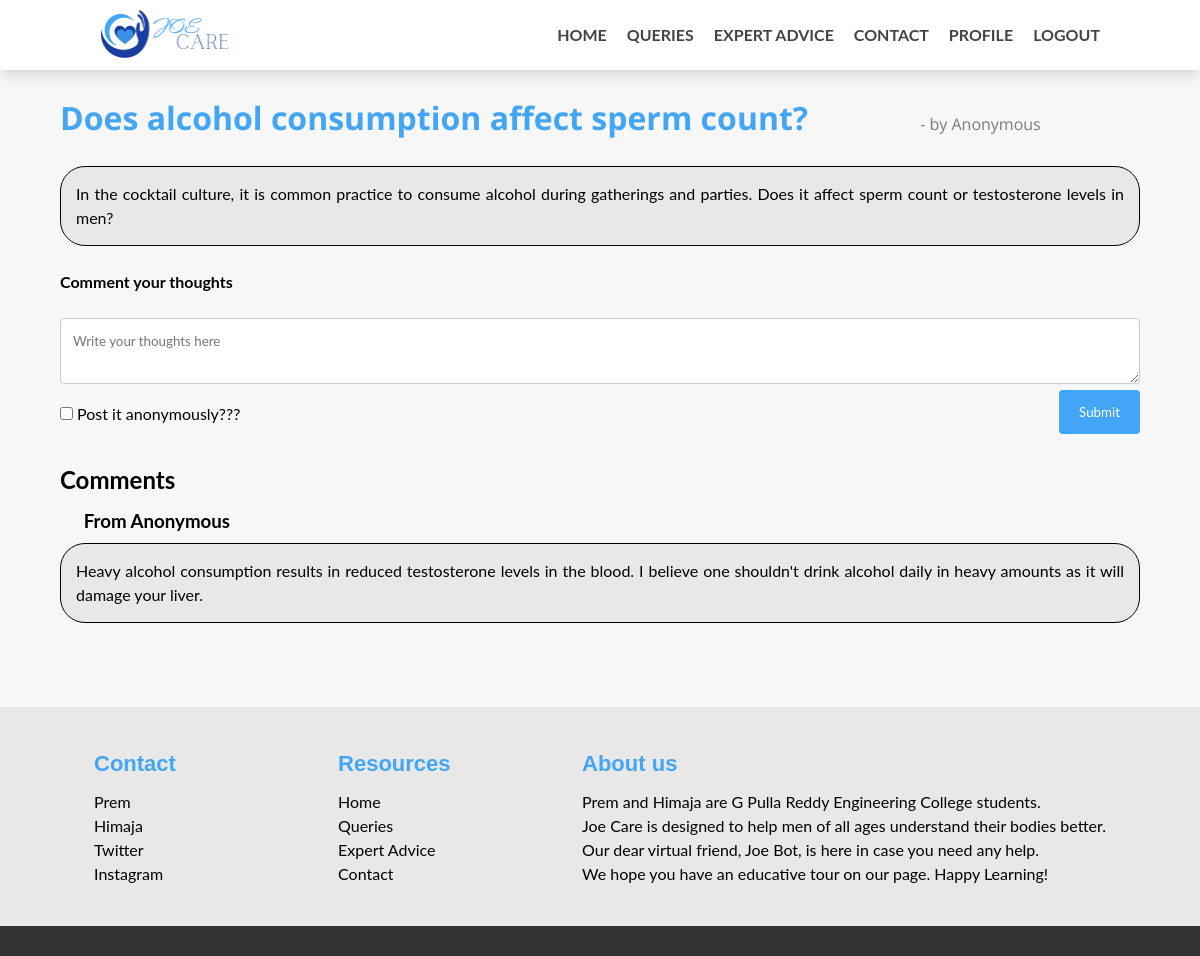
Screenshot of /querypost/51 (signed in) with the database file from the repository.
### tables this page shows
CREATE TABLE "ApprovePosts" (
	"id"	INTEGER NOT NULL UNIQUE,
	"userId"	INTEGER NOT NULL,
	"title"	TEXT NOT NULL,
	"desc"	TEXT NOT NULL,
	"anonymous"	TEXT NOT NULL,
	"name"	TEXT NOT NULL,
	"email"	TEXT NOT NULL,
	"age"	TEXT NOT NULL,
	"mod"	TEXT NOT NULL,
	"app"	TEXT NOT NULL,
	"ageres"	TEXT NOT NULL,
	PRIMARY KEY("id" AUTOINCREMENT),
	FOREIGN KEY("userId") REFERENCES "Users"("id")
);

CREATE TABLE "comments" (
	"id"	INTEGER NOT NULL UNIQUE,
	"postid"	INTEGER NOT NULL,
	"userid"	INTEGER NOT NULL,
	"user"	INTEGER NOT NULL,
	"email"	TEXT NOT NULL,
	"comment"	TEXT NOT NULL,
	"anony"	TEXT NOT NULL,
	FOREIGN KEY("userid") REFERENCES "Users"("id"),
	PRIMARY KEY("id" AUTOINCREMENT),
	FOREIGN KEY("postid") REFERENCES "ApprovePosts"("id")
);

### app.py (the view)
@app.route("/querypost/<int:postid>", methods = ['POST', 'GET'])
@login_required
def querypost(postid):
    records = Query.get_post_postid(postid)
    comments = Query.get_comments(postid)
    return render_template("querypost.html", logged = curr_user.get_user(), records = records, comments = comments)

### Query.py (called while the page is built)
    def get_post_postid(postid):
        con = sqlite3.connect("joecare.db")
        c = con.cursor()
        try:
            sql_select_query = "select * from approvePosts where id = ?;"
            c.execute(sql_select_query, (postid,))
            record = c.fetchall()
        finally:
            con.commit()
            c.close()
            con.close()
        return record

    def get_comments(postid):
        con = sqlite3.connect("joecare.db")
        c = con.cursor()
        try:
            sql_select_query = "select * from comments where postid = ?;"
            c.execute(sql_select_query, (postid,))
            record = c.fetchall()
        finally:
            con.commit()
            c.close()
            con.close()
        return record

### app.py (called while the page is built)
@login_manager.user_loader
def load_user(userid):
    return LoginUser(userid)

@app.before_request
def before_request():
    session.permanent = True
    app.permanent_session_lifetime = timedelta(minutes=20)
    session.modified = True
    g.user = current_user

    def get_user(self):
        return self.login

### templates/querypost.html (shortened to what this page needs)
<!doctype html>
<html>
<head>
	<link rel="stylesheet" href="{{url_for('static', filename = 'stylesheets/nav.css') }}" media="screen">
	<link rel="stylesheet" href="{{url_for('static', filename = 'stylesheets/footer.css') }}" media="screen">
	<link rel="stylesheet" href="{{url_for('static', filename = 'stylesheets/form.css') }}" media="screen">
</head>
<body>
	<header>
			<div class="wrapper">
				<div class="logo">
					<a href="/"><img src="{{url_for('static', filename = 'images/logo.png') }}" alt="Joe Care"></a>
				</div>
				<div class="navbar">
					<nav>
						<ul>
							<li><a href="/">Home</a></li>
							<li><a href="/query">Queries</a></li>
							<li><a href="/expert">Expert Advice</a></li>
							<li><a href="#foot">Contact</a></li>
							{% if logged == True %}
							<li><a href = "/profile">Profile</a></li>
							<li><a href = "/logout">Logout</a></li>
							{% else %}
							<li><a href = "/login">Login</a></li>
							{% endif %}
						</ul>
					</nav>
				</div>
			</div>
		</header>
	<div style="padding: 2% 5%">
	{% for record in records %}
		<div class="containerIntro">
		<h1 style="color:#42a5f5">{{record[2]}}</h1>
		{% if record[4] == "False" %}
			<p>		- by {{record[5]}}</p>
		{% else %}
			<p style="opacity: .5; margin-left: 10%">	 - by Anonymous</p>
		{% endif %}
		</div>
		<br>
		<p style="text-align: justify; background-color: #E8E8E8; width: 100%;  border-radius:25px; padding: 15px; border: 0.8px solid">{{record[3]}}</p>
	{% endfor %}
		<br>
		<p><b>Comment your thoughts</b></p>
		<br>
	<form action="{{url_for('comment', postid = records[0][0] )}}" method="post">
		<textarea name="comment" id="comment" placeholder="Write your thoughts here"></textarea>
		<input type="checkbox" id="anony" name="anony" value="True">
		<label for="vehicle1">Post it anonymously???</label>
		<input type="submit" name="submit">
	</form>
		<br>
	<h2>Comments</h2>
	{% for comment in comments %}
	{% if comment[6] == "False" %}
		<h3 style="padding: .8%; margin-left: 15px">{{comment[3]}}</h3>
	{% else %}
		<h3 style="padding: .8%; margin-left: 15px">From Anonymous</h3>
	{% endif %}
	<p style="text-align: justify; background-color: #E8E8E8; width: 100%;  border-radius:25px; padding: 15px; border: 0.8px solid">{{comment[5] }} </p>
	{% else %}
	<p>No Comments</p>
	{% endfor %}
	</div>
	<div class="container"></div>
<footer id="foot">
  <section class="ft-main">
    <div class="ft-main-item">
        <h2 class="ft-title" style="color: #42a5f5;">Contact</h2>
        <ul>
          <li><a href="https://www.linkedin.com/in/prem-jain801/" style="color: black">Prem</a></li>
          <li><a href="https://www.linkedin.com/in/k-naga-himaja/" style="color: black">Himaja</a></li>
          <li><a href="https://twitter.com/KNagaHimaja" style="color: black">Twitter</a></li>
          <li><a href="https://www.instagram.com/prem_jain_801/" style="color: black">Instagram</a></li>
        </ul>
      </div>
      <div class="ft-main-item">
        <h2 class="ft-title" style="color: #42a5f5;">Resources</h2>
        <ul>
          <li><a href="/" style="color: black">Home</a></li>
          <li><a href="/query" style="color: black">Queries</a></li>
          <li><a href="/expert" style="color: black">Expert Advice</a></li>
          <li><a href="#foot" style="color: black">Contact</a></li>
        </ul>
      </div>
    <div class="ft-main-item">
      <h2 class="ft-title" style="color: #42a5f5;">About us</h2>
      <ul style="color: black">
        <p style="text-align: justify;">Prem and Himaja are G Pulla Reddy Engineering College students.</p>
        <p style="text-align: justify;">Joe Care is designed to help men of all ages understand their bodies better.</p>
        <p style="text-align: justify;">Our dear virtual friend, Joe Bot, is here in case you need any help. </p>
        <p style="text-align: justify;">	We hope you have an educative tour on our page. Happy Learning!</p>
      </ul>
    </div>
  </section>
  <section class="ft-legal">
  </section>
</footer>
</body>
</html>

### static/stylesheets/nav.css (style rules this page uses)
*, *::before, *::after { box-sizing: border-box; line-height: 1.5em; }
html { font-size: 16px; scroll-behavior: smooth; -webkit-text-size-adjust: 100%; }
body { margin: 0; font-family: "Open Sans", sans-serif; background-color: #f7f7f7; }
header { background-color: #ffffff; box-shadow: 0 10px 15px -3px rgba(0, 0, 0, 0.1), 0 4px 6px -4px rgba(0, 0, 0, 0.1); padding: 10px 20px; }
header .wrapper { max-width: 1000px; margin: 0 auto; display: flex; flex-wrap: wrap; align-items: center; justify-content: space-between; }
header .logo img { height: 50px; display: block; }
.navbar { position: fixed; top: 0; left: 100%; margin: 0; width: 100%; height: 100%; background-color: white; padding: 20px; transition: left 0.3s; }
.navbar ul { all: unset; list-style-type: none; display: flex; flex-direction: column; align-items: center; gap: 25px; }
.navbar ul a { all: unset; color: #444444; text-transform: uppercase; cursor: pointer; font-weight: bold; font-size: 28px; }
.container { max-width: 900px; margin: 0 auto; padding: 30px; }
@media (min-width: 550px) { .navbar { all: unset; display: block; } }
@media (min-width: 550px) { .navbar ul { flex-direction: row; gap: 20px; } }
@media (min-width: 550px) { .navbar ul a { font-size: inherit; } }

### static/stylesheets/footer.css (style rules this page uses)
* { box-sizing: border-box; font-family: "Lato", sans-serif; margin: 0; padding: 0; }
ul { list-style: none; padding-left: 0; }
footer { background-color: #E8E8E8; color: #bbb; line-height: 1.5; }
footer a { text-decoration: none; color: #eee; }
.ft-title { color: #fff; font-family: "Arial"; font-size: 1.375rem; padding-bottom: 0.625rem; }
body { display: flex; min-height: 100vh; flex-direction: column; }
.container { flex: 1; }
.ft-main { padding: 1.25rem 1.875rem; display: flex; flex-wrap: wrap; }
@media only screen and (min-width: 29.8125rem ) { .ft-main { justify-content: space-evenly; } }
.ft-main-item { padding: 1.25rem; min-width: 12.5rem; }
.ft-legal { padding: 0.9375rem 1.875rem; background-color: #333; }

### static/stylesheets/form.css (style rules this page uses)
* { box-sizing: border-box; }
input[type=email], input[type=password],input[type=text], input[type=number], input[type=tel], input[type=date], textarea { width: 100%; padding: 12px; border: 1px solid #ccc; border-radius: 4px; resize: vertical; }
label { padding: 12px 12px 12px 0; display: inline-block; }
input[type=submit] { background-color: #42a5f5; color: white; padding: 12px 20px; border: none; border-radius: 4px; cursor: pointer; float: right; margin: 0 auto; text-align: center; }

### templates/querypost.html (style rules this page uses)
.containerIntro h1, .containerIntro p { display: inline; font-family: 'Open Sans', sans-serif; }

### rows the page displays
ApprovePosts: title "Does alcohol consumption affect sperm count?", anonymous "- by Anonymous", desc "In the cocktail culture, it is common practice to consume alcohol during gatherings and parties. Does it affect sperm count or testosterone levels in men?"
comments: anony "From Anonymous", comment "Heavy alcohol consumption results in reduced testosterone levels in the blood. I believe one shouldn't drink alcohol daily in heavy amounts as it will damage your liver."
